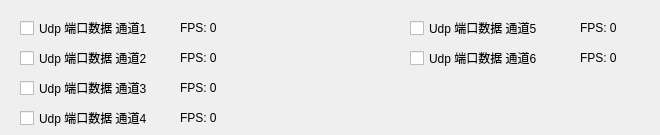
     <widget class="QWidget" name="tab_2">
      <attribute name="title">
       <string>UDP端口设置</string>
      </attribute>
      <widget class="QCheckBox" name="showUdpPort1DataCheckBox">
       <property name="enabled">
        <bool>true</bool>
       </property>
       <property name="geometry">
        <rect>
         <x>20</x>
         <y>20</y>
         <width>141</width>
         <height>16</height>
        </rect>
       </property>
       <property name="text">
        <string>Udp 端口数据 通道1</string>
       </property>
      </widget>
      <widget class="QCheckBox" name="showUdpPort3DataCheckBox">
       <property name="enabled">
        <bool>true</bool>
       </property>
       <property name="geometry">
        <rect>
         <x>20</x>
         <y>80</y>
         <width>141</width>
         <height>16</height>
        </rect>
       </property>
       <property name="text">
        <string>Udp 端口数据 通道3</string>
       </property>
      </widget>
      <widget class="QCheckBox" name="showUdpPort5DataCheckBox">
       <property name="enabled">
        <bool>true</bool>
       </property>
       <property name="geometry">
        <rect>
         <x>410</x>
         <y>20</y>
         <width>141</width>
         <height>16</height>
        </rect>
       </property>
       <property name="text">
        <string>Udp 端口数据 通道5</string>
       </property>
       <property name="checkable">
        <bool>true</bool>
       </property>
      </widget>
      <widget class="QCheckBox" name="showUdpPort4DataCheckBox">
       <property name="enabled">
        <bool>true</bool>
       </property>
       <property name="geometry">
        <rect>
         <x>20</x>
         <y>110</y>
         <width>141</width>
         <height>16</height>
        </rect>
       </property>
       <property name="text">
        <string>Udp 端口数据 通道4</string>
       </property>
      </widget>
      <widget class="QCheckBox" name="showUdpPort2DataCheckBox">
       <property name="enabled">
        <bool>true</bool>
       </property>
       <property name="geometry">
        <rect>
         <x>20</x>
         <y>50</y>
         <width>141</width>
         <height>16</height>
        </rect>
       </property>
       <property name="text">
        <string>Udp 端口数据 通道2</string>
       </property>
      </widget>
      <widget class="QCheckBox" name="showUdpPort6DataCheckBox">
       <property name="enabled">
        <bool>true</bool>
       </property>
       <property name="geometry">
        <rect>
         <x>410</x>
         <y>50</y>
         <width>141</width>
         <height>16</height>
        </rect>
       </property>
       <property name="text">
        <string>Udp 端口数据 通道6</string>
       </property>
       <property name="checkable">
        <bool>true</bool>
       </property>
      </widget>
      <widget class="QLabel" name="UdpPOT1FPSLabel">
       <property name="geometry">
        <rect>
         <x>180</x>
         <y>20</y>
         <width>71</width>
         <height>16</height>
        </rect>
       </property>
       <property name="text">
        <string>FPS: 0</string>
       </property>
      </widget>
      <widget class="QLabel" name="UdpPOT2FPSLabel">
       <property name="geometry">
        <rect>
         <x>180</x>
         <y>50</y>
         <width>71</width>
         <height>16</height>
        </rect>
       </property>
       <property name="text">
        <string>FPS: 0</string>
       </property>
      </widget>
      <widget class="QLabel" name="UdpPOT3FPSLabel">
       <property name="geometry">
        <rect>
         <x>180</x>
         <y>80</y>
         <width>71</width>
         <height>16</height>
        </rect>
       </property>
       <property name="text">
        <string>FPS: 0</string>
       </property>
      </widget>
      <widget class="QLabel" name="UdpPOT4FPSLabel">
       <property name="geometry">
        <rect>
         <x>180</x>
         <y>110</y>
         <width>71</width>
         <height>16</height>
        </rect>
       </property>
       <property name="text">
        <string>FPS: 0</string>
       </property>
      </widget>
      <widget class="QLabel" name="UdpPOT5FPSLabel">
       <property name="geometry">
        <rect>
         <x>580</x>
         <y>20</y>
         <width>71</width>
         <height>16</height>
        </rect>
       </property>
       <property name="text">
        <string>FPS: 0</string>
       </property>
      </widget>
      <widget class="QLabel" name="UdpPOT6FPSLabel">
       <property name="geometry">
        <rect>
         <x>580</x>
         <y>50</y>
         <width>71</width>
         <height>16</height>
        </rect>
       </property>
       <property name="text">
        <string>FPS: 0</string>
       </property>
      </widget>
     </widget>
